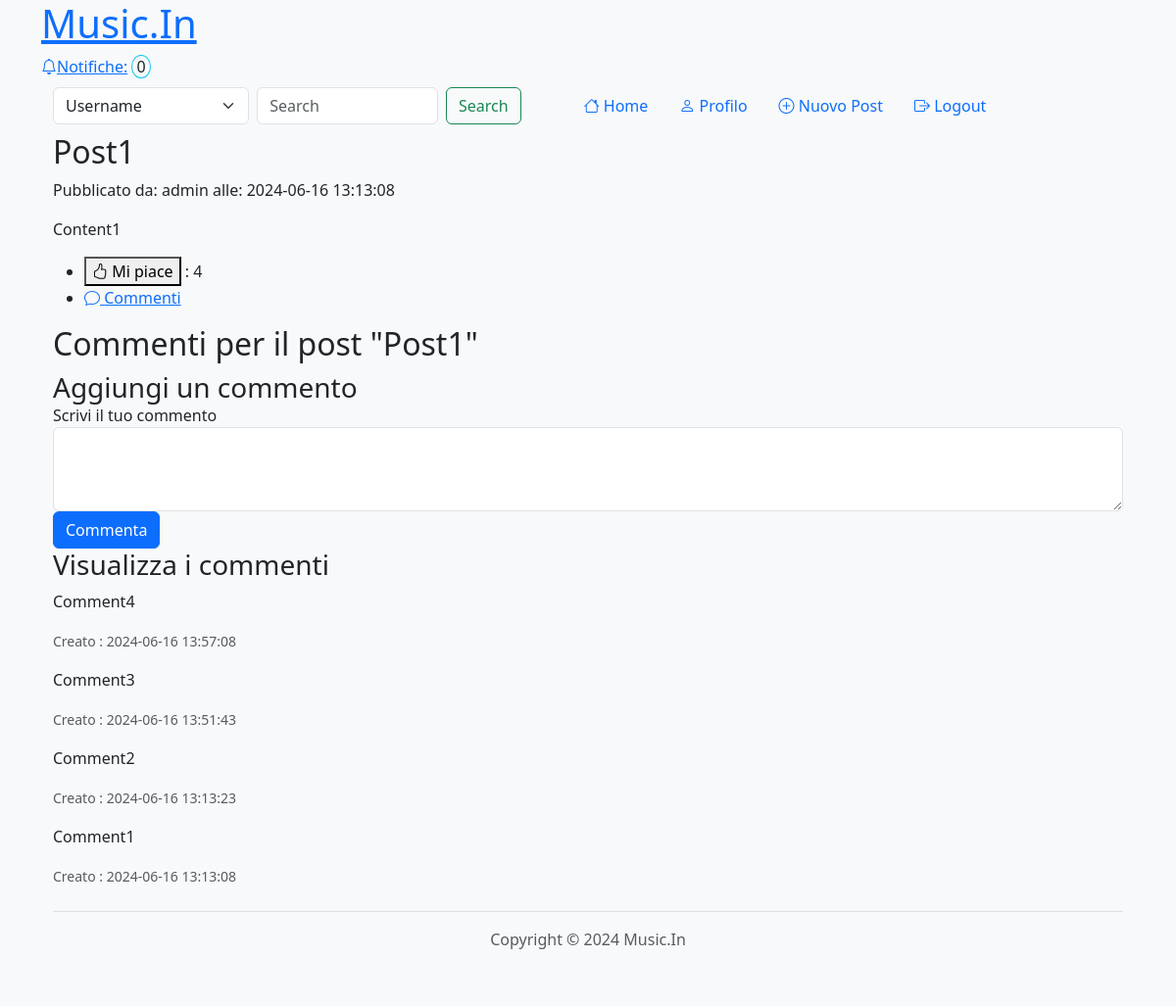
The app's page /comments.php?post_id=1 (signed in), older data.
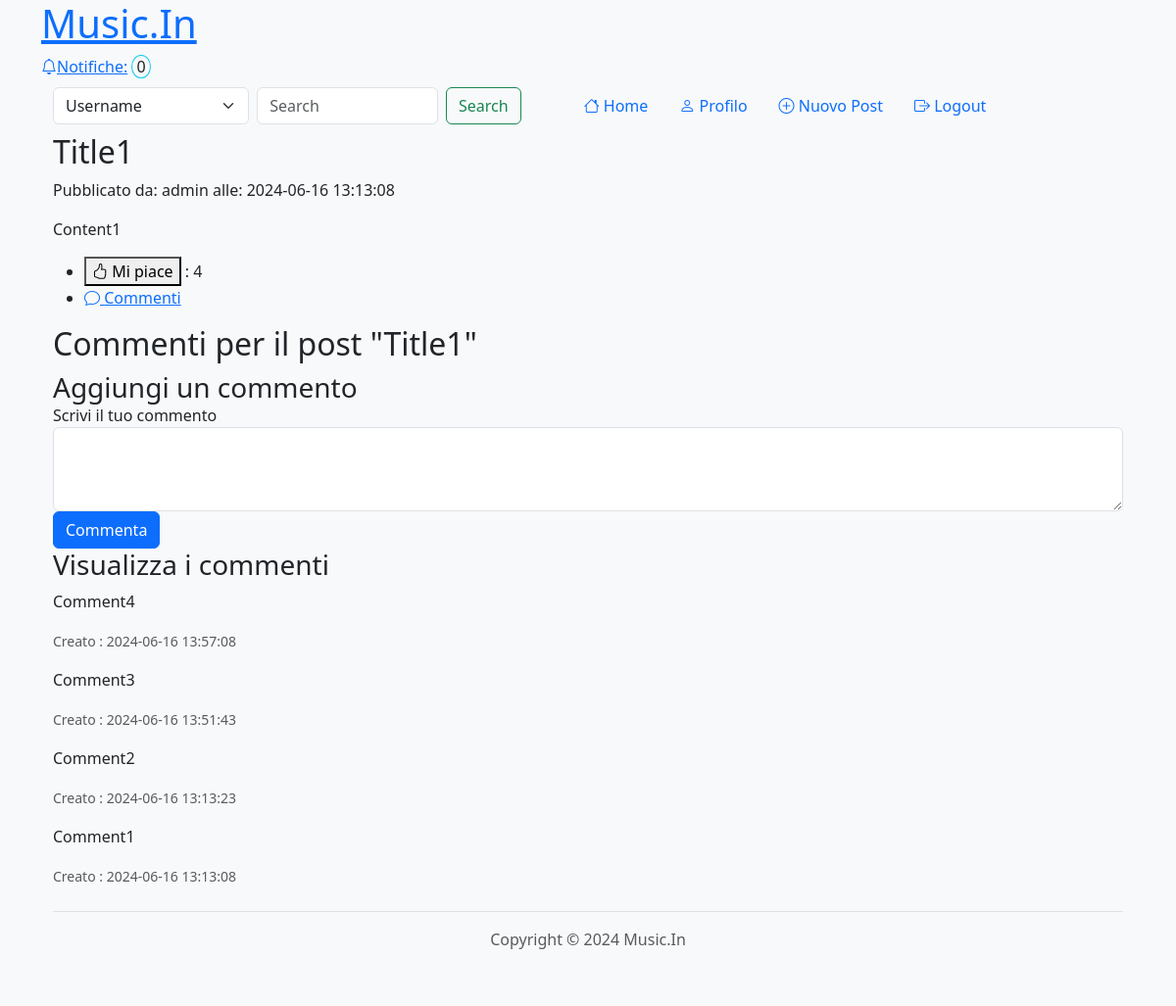
The same page, newer data.
### tables this page shows
create table posts (
     `id` int not null AUTO_INCREMENT,
     `title` varchar(255) not null,
     `content` varchar(255) not null,
     `image` varchar(255),
     `song` varchar(255),
     `created_at` timestamp not null DEFAULT current_timestamp(),
     `user_id` int not null,
     constraint `IDPost` primary key (`id`));

create table users (
     `id` int not null AUTO_INCREMENT,
     `username` varchar(255) not null,
     `password` varchar(255) not null,
     `email` varchar(255) not null,
     `name` varchar(255),
     `surname` varchar(255),
     `image` varchar(255),
     `genre_id` int,
     constraint `IDUser` primary key (`id`),
     unique key `username` (`username`),
     unique key `email` (`email`));

create table comments (
     `id` int not null AUTO_INCREMENT,
     `content` varchar(255) not null,
     `created_at` timestamp not null DEFAULT current_timestamp(),
     `user_id` int not null,
     `post_id` int not null,
     constraint `IDCommento` primary key (`id`));

### comments.php (called while the page is built, shortened)
<?php
require_once __DIR__ . '/bootstrap.php';
if (isset($_GET['post_id'])) {
    $post_id = $_GET['post_id'];
    $post = $dbh->getPostById($post_id);
    $comments = $dbh->getCommentsByPostId($post_id);
} else {
    die("Errore: Parametro post_id mancante.");
}
$templateParams["title"] = "Music.In - Commenti";
$templateParams["name"] = "comments";
require __DIR__ . '/template/base.php';
?>

### db/connessione-db.php (called while the page is built)
<?php
require_once(__DIR__ . "/dbhelper.php");
$servername = "localhost";
$username = "root";
$password = "";
$dbname = "music_in";
$port = 3306;
$dbh = new DatabaseHelper($servername, $username, $password, $dbname, $port);
?>

### db/dbhelper.php (called while the page is built, shortened)
<?php
class DatabaseHelper {
    private $conn;
    public function __construct($servername, $username, $password, $dbname, $port) {
        try {
            $this->conn = new PDO("mysql:host=$servername;dbname=$dbname;port=$port", $username, $password);
            $this->conn->setAttribute(PDO::ATTR_ERRMODE, PDO::ERRMODE_EXCEPTION);
            $this->conn->exec("SET NAMES utf8mb4");
        } catch(PDOException $e) {
            echo "Connessione al database fallita: " . $e->getMessage();
            die();
        }
    }
    public function getPostById($post_id) {
        $query = "SELECT posts.id as id, user_id, title, content, posts.image, song, created_at, users.username FROM posts JOIN users WHERE posts.id = :post_id and posts.user_id = users.id";
        $stmt = $this->conn->prepare($query);
        $stmt->bindParam(':post_id', $post_id);
        $stmt->execute();
        $post = $stmt->fetch(PDO::FETCH_ASSOC);
        return $post;
    }
    public function getNumPostLikes($post_id) {
        $query = "SELECT COUNT(*) as num_likes FROM likes WHERE post_id = :post_id";
        $stmt = $this->conn->prepare($query);
        $stmt->bindParam(":post_id", $post_id);
        $stmt->execute();
        $result = $stmt->fetch(PDO::FETCH_ASSOC);
        return $result["num_likes"];
    }
    public function getCommentsByPostId($post_id) {
        $query = "SELECT id, content, created_at, user_id, post_id FROM comments WHERE post_id = :post_id ORDER BY created_at DESC";
        $stmt = $this->conn->prepare($query);
        $stmt->bindParam(':post_id', $post_id);
        $stmt->execute();
        return $stmt->fetchAll(PDO::FETCH_ASSOC);
    }
}
?>

### template/comment.php (the view)
<article id="comment-<?php echo $comment['id']; ?>">
    <p><?php echo nl2br(htmlspecialchars($comment['content'])); ?></p>
    <p><small class="text-muted">Creato : <?php echo htmlspecialchars($comment['created_at']); ?></small></p>
</article>

### template/base.php (shortened to what this page needs)
<!DOCTYPE html>
<html lang="it">
<head>
    <link href="https://cdn.jsdelivr.net/npm/bootstrap@5.3.3/dist/css/bootstrap.min.css" rel="stylesheet">
    <link rel="stylesheet" href="https://cdn.jsdelivr.net/npm/bootstrap-icons@1.11.3/font/bootstrap-icons.min.css">
    <link rel='stylesheet' type='text/css' href='css/common.css'>
</head>
<body class="bg-light">
    <div class="container">
        <header>
            <div class="row">
                <h1><a href="/">Music.In</a></h1>
                <div class="column">
                    <a href="notifications.php"><i class="bi bi-bell"></i>Notifiche:</a>
                    <span id="notification_counter" class="border border-info px-1 rounded-circle">0</span>
                </div>
            </div>
        </header>
        <nav class="navbar navbar-expand-md navbar-light bg-light">
            <div class="container">
                <form class="d-flex" role="search" action="search.php" method="get">
                    <select class="form-select me-2" name="search_type" aria-label="Tipo di ricerca">
                        <option value="username">Username</option>
                    </select>
                    <input class="form-control me-2" type="search" name="query" placeholder="Search" aria-label="Search">
                    <button class="btn btn-outline-success" type="submit">Search</button>
                </form>
                <div class="px-5 navbar-collapse collapse" id="navbarCollapse">
                    <ul class="nav nav-pills col-12 col-lg-auto my-2 justify-content-center my-md-0 text-small">
                        <?php
                        $navlinks = [
                            ["index.php", "bi-house", "Home"],
                            ["profile.php", "bi-person", "Profilo"],
                            ["new-post.php", "bi-plus-circle", "Nuovo Post"],
                            ["logout.php", "bi-box-arrow-right", "Logout"],
                        ];
                        ?>
                        <?php foreach ($navlinks as $navlink) : ?>
                            <li class="nav-item">
                                <a class="nav-link <?php markIfActive($navlink[0]); ?>" href="<?php echo $navlink[0]; ?>">
                                    <i class="bi <?php echo $navlink[1]; ?>"></i>
                                    <span class=""><?php echo $navlink[2]; ?></span>
                                </a>
                            </li>
                        <?php endforeach; ?>
                    </ul>
                </div>
            </div>
        </nav>
        <main class="container">
            <?php if(isset($templateParams["name"])) { require(__DIR__ . "/" . $templateParams["name"] . ".php"); } ?>
        </main>
        <div class="container">
            <footer class="py-3 my-4 border-top">
                <p class="text-center text-body-secondary">Copyright &copy; 2024 Music.In</p>
            </footer>
        </div>
    </div>
</body>
</html>

### utils/functions.php (shortened to what this page needs)
<?php
function markIfActive($pagename){
    if(basename($_SERVER['PHP_SELF'])==$pagename){
        echo "active";
    }
}
?>

### template/post.php (shortened to what this page needs)
<article class="post" id="post-<?php echo $post['id']; ?>">
    <header>
        <h2><?php echo htmlspecialchars($post['title']); ?></h2>
<?php if (!empty($post['username'])): ?>
    <p>Pubblicato da: <?php echo htmlspecialchars($post['username']); ?> alle: <?php echo htmlspecialchars($post['created_at']); ?></p>
<?php else: ?>
        <p><?php echo htmlspecialchars($post['created_at']); ?></p>
<?php endif; ?>
    </header>
    <div>
        <p><?php echo htmlspecialchars($post['content']); ?></p>
    </div>
    <footer>
        <ul>
            <li>
                <button class="like-button" data-post-id="<?php echo htmlspecialchars($post['id']); ?>">
                    <i class="bi bi-hand-thumbs-up"></i> Mi piace
                </button>
                : <span class="like-count"><?php echo htmlspecialchars($dbh->getNumPostLikes($post['id'])); ?></span>
            </li>
            <li><a href="comments.php?post_id=<?php echo htmlspecialchars($post['id']); ?>"><i class="bi bi-chat"></i> Commenti</a></li>
        </ul>
    </footer>
</article>

### template/comments.php (shortened to what this page needs)
<?php require __DIR__ . "/post.php" ?>
<section>
    <h2>Commenti per il post "<?php echo htmlspecialchars($post['title']); ?>"</h2>
    <section>
        <h3 class="card-title">Aggiungi un commento</h3>
        <form method="POST" action="php/processa-commento.php">
            <div>
                <label for="content">Scrivi il tuo commento</label>
                <textarea class="form-control" id="content" name="content" rows="3" required></textarea>
            </div>
            <button type="submit" class="btn btn-primary">Commenta</button>
        </form>
    </section>
    <section>
        <h3>Visualizza i commenti</h3>
        <?php if (empty($comments)): ?>
            <p>Non sono presenti commenti</p>
        <?php else: ?>
            <?php foreach ($comments as $comment): ?>
                <?php require __DIR__ . "/comment.php" ?>
            <?php endforeach; ?>
        <?php endif; ?>
    </section>
</section>

Row changes from the older to the newer data that the page shows:
changed posts "Content1": title "Post1" → "Title1"
